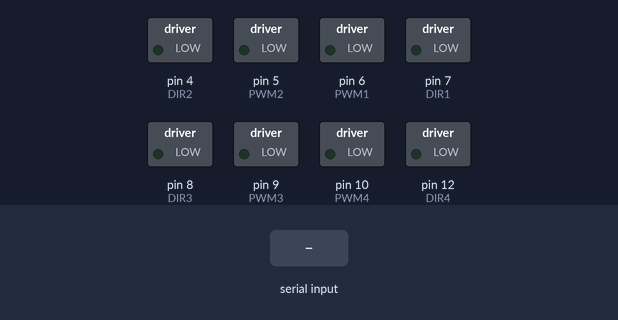
Bench run of a sketch on a simulated Arduino Uno, built with avr-gcc and run on an emulated ATmega328P. Shown: switched loads named in the sketch (green lamp = pin HIGH). The test bench sets the inputs (shaded band).

Above: at 1.2 s.
1.3 s: "90,45\n" received over Serial
At 3.0 s:
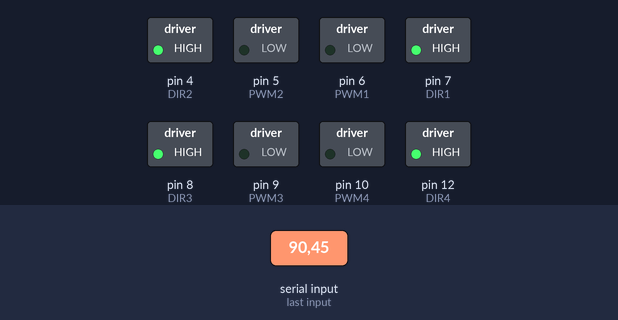
3.3 s: "30,150\n" received over Serial
At 3.7 s:
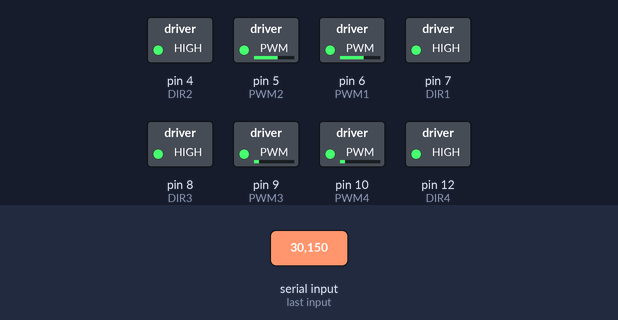
5.3 s: "1,90\n" received over Serial
At 5.7 s:
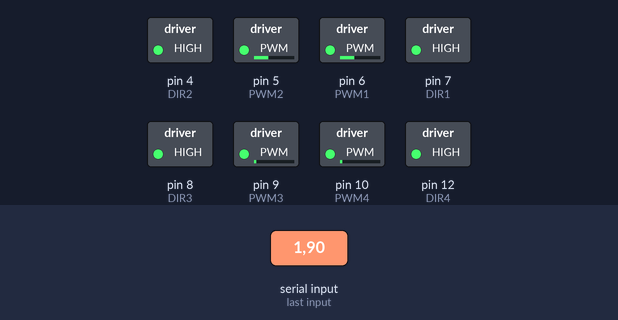
Timing chart, 0 to 8.3 s (numbered marks = the images above; inputs shaded):
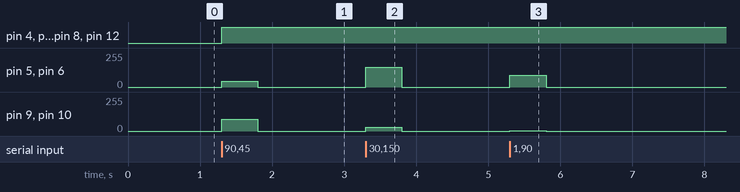

The sketch:

updated_motors.ino
```cpp
// ==============================
// Rover Motor Pin Configuration
// ==============================

// RIGHT SIDE
const int PWM1 = 6;
const int DIR1 = 7;

const int PWM2 = 5;
const int DIR2 = 4;

// LEFT SIDE
const int PWM3 = 9;
const int DIR3 = 8;

const int PWM4 = 10;
const int DIR4 = 12;


// Safety timeout
unsigned long lastCommandTime = 0;
const unsigned long COMMAND_TIMEOUT = 500;  // milliseconds


void setup()
{
  Serial.begin(115200);
  Serial.setTimeout(20);

  pinMode(PWM1, OUTPUT);
  pinMode(DIR1, OUTPUT);

  pinMode(PWM2, OUTPUT);
  pinMode(DIR2, OUTPUT);

  pinMode(PWM3, OUTPUT);
  pinMode(DIR3, OUTPUT);

  pinMode(PWM4, OUTPUT);
  pinMode(DIR4, OUTPUT);

  stopRover();
}


void loop()
{
  // Expected format from Raspberry Pi:
  //
  // LEFT_SPEED,RIGHT_SPEED
  //
  // Example:
  // 150,150
  // -150,-150
  // 150,-150

  if (Serial.available() > 0)
  {
    String command = Serial.readStringUntil('\n');
    command.trim();

    int commaIndex = command.indexOf(',');

    if (commaIndex > 0)
    {
      int leftSpeed =
        command.substring(0, commaIndex).toInt();

      int rightSpeed =
        command.substring(commaIndex + 1).toInt();

      // Keep PWM values within valid range
      leftSpeed = constrain(leftSpeed, -255, 255);
      rightSpeed = constrain(rightSpeed, -255, 255);

      setDrive(leftSpeed, rightSpeed);

      lastCommandTime = millis();
    }
  }


  // SAFETY:
  // Stop motors if communication with Pi is lost
  if (millis() - lastCommandTime > COMMAND_TIMEOUT)
  {
    stopRover();
  }
}


// ==============================
// Drive Control
// ==============================

void setDrive(int leftSpeed, int rightSpeed)
{
  // LEFT SIDE - Motors 3 and 4
  setMotor(PWM3, DIR3, leftSpeed);
  setMotor(PWM4, DIR4, leftSpeed);

  // RIGHT SIDE - Motors 1 and 2
  setMotor(PWM1, DIR1, rightSpeed);
  setMotor(PWM2, DIR2, rightSpeed);
}


// ==============================
// Individual Motor Control
// ==============================

void setMotor(int pwmPin, int dirPin, int speed)
{
  if (speed > 0)
  {
    // Forward
    digitalWrite(dirPin, HIGH);
    analogWrite(pwmPin, speed);
  }

  else if (speed < 0)
  {
    // Backward
    digitalWrite(dirPin, LOW);
    analogWrite(pwmPin, abs(speed));
  }

  else
  {
    // Stop
    analogWrite(pwmPin, 0);
  }
}


// ==============================
// Emergency / Normal Stop
// ==============================

void stopRover()
{
  analogWrite(PWM1, 0);
  analogWrite(PWM2, 0);
  analogWrite(PWM3, 0);
  analogWrite(PWM4, 0);
}
```

Measured:
- after the input at 1.3 s, pin 4 (DIR2), pin 7 (DIR1), pin 8 (DIR3), pin 12 (DIR4): LOW → HIGH at once; pin 5 (PWM2), pin 6 (PWM1): 0/255 → 45/255 at once, → 0/255 0.50 s later; pin 9 (PWM3), pin 10 (PWM4): 0/255 → 90/255 at once, → 0/255 0.50 s later
- after the input at 3.3 s, pin 5 (PWM2), pin 6 (PWM1): 0/255 → 150/255 at once, → 0/255 0.50 s later; pin 9 (PWM3), pin 10 (PWM4): 0/255 → 30/255 at once, → 0/255 0.50 s later
- after the input at 5.3 s, pin 5 (PWM2), pin 6 (PWM1): 0/255 → 90/255 at once, → 0/255 0.50 s later; pin 9 (PWM3), pin 10 (PWM4): 0/255 → 1/255 at once, → 0/255 0.50 s later
